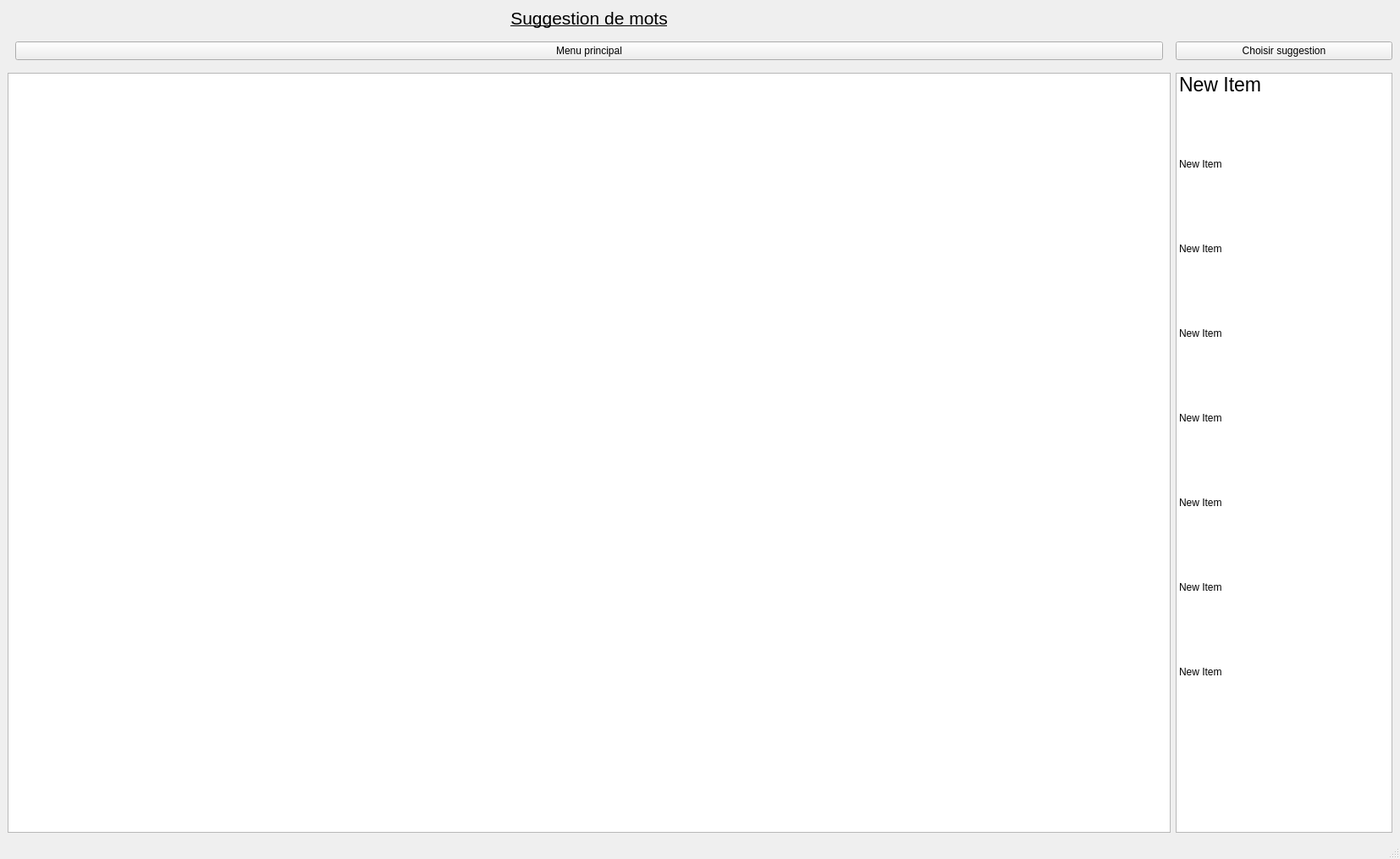
<?xml version="1.0" encoding="UTF-8"?>
<ui version="4.0">
 <class>MainWindow</class>
 <widget class="QMainWindow" name="MainWindow">
  <property name="geometry">
   <rect>
    <x>0</x>
    <y>0</y>
    <width>1654</width>
    <height>1015</height>
   </rect>
  </property>
  <property name="windowTitle">
   <string>MainWindow</string>
  </property>
  <widget class="QWidget" name="centralwidget">
   <layout class="QGridLayout" name="gridLayout">
    <item row="1" column="0">
     <widget class="QWidget" name="widget" native="true">
      <layout class="QHBoxLayout" name="horizontalLayout">
       <item>
        <widget class="QPushButton" name="pushButton">
         <property name="text">
          <string>Menu principal</string>
         </property>
        </widget>
       </item>
      </layout>
     </widget>
    </item>
    <item row="2" column="0">
     <widget class="QTextEdit" name="textEdit">
      <property name="html">
       <string>&lt;!DOCTYPE HTML PUBLIC &quot;-//W3C//DTD HTML 4.0//EN&quot; &quot;http://www.w3.org/TR/REC-html40/strict.dtd&quot;&gt;
&lt;html&gt;&lt;head&gt;&lt;meta name=&quot;qrichtext&quot; content=&quot;1&quot; /&gt;&lt;style type=&quot;text/css&quot;&gt;
p, li { white-space: pre-wrap; }
&lt;/style&gt;&lt;/head&gt;&lt;body style=&quot; font-family:'MS Shell Dlg 2'; font-size:8.25pt; font-weight:400; font-style:normal;&quot;&gt;
&lt;p style=&quot;-qt-paragraph-type:empty; margin-top:0px; margin-bottom:0px; margin-left:0px; margin-right:0px; -qt-block-indent:0; text-indent:0px;&quot;&gt;&lt;br /&gt;&lt;/p&gt;&lt;/body&gt;&lt;/html&gt;</string>
      </property>
     </widget>
    </item>
    <item row="2" column="1">
     <widget class="QListWidget" name="listWidget">
      <property name="sizePolicy">
       <sizepolicy hsizetype="Minimum" vsizetype="Expanding">
        <horstretch>0</horstretch>
        <verstretch>0</verstretch>
       </sizepolicy>
      </property>
      <property name="gridSize">
       <size>
        <width>0</width>
        <height>100</height>
       </size>
      </property>
      <item>
       <property name="text">
        <string>New Item</string>
       </property>
       <property name="font">
        <font>
         <pointsize>17</pointsize>
        </font>
       </property>
      </item>
      <item>
       <property name="text">
        <string>New Item</string>
       </property>
      </item>
      <item>
       <property name="text">
        <string>New Item</string>
       </property>
      </item>
      <item>
       <property name="text">
        <string>New Item</string>
       </property>
      </item>
      <item>
       <property name="text">
        <string>New Item</string>
       </property>
      </item>
      <item>
       <property name="text">
        <string>New Item</string>
       </property>
      </item>
      <item>
       <property name="text">
        <string>New Item</string>
       </property>
      </item>
      <item>
       <property name="text">
        <string>New Item</string>
       </property>
      </item>
     </widget>
    </item>
    <item row="1" column="1">
     <widget class="QPushButton" name="pushButton_4">
      <property name="text">
       <string>Choisir suggestion</string>
      </property>
     </widget>
    </item>
    <item row="0" column="0">
     <widget class="QLabel" name="label">
      <property name="font">
       <font>
        <pointsize>16</pointsize>
        <weight>50</weight>
        <bold>false</bold>
        <underline>true</underline>
       </font>
      </property>
      <property name="text">
       <string>Suggestion de mots</string>
      </property>
      <property name="alignment">
       <set>Qt::AlignCenter</set>
      </property>
     </widget>
    </item>
   </layout>
  </widget>
  <widget class="QMenuBar" name="menubar">
   <property name="geometry">
    <rect>
     <x>0</x>
     <y>0</y>
     <width>1654</width>
     <height>21</height>
    </rect>
   </property>
  </widget>
  <widget class="QStatusBar" name="statusbar"/>
 </widget>
 <resources/>
 <connections/>
</ui>
